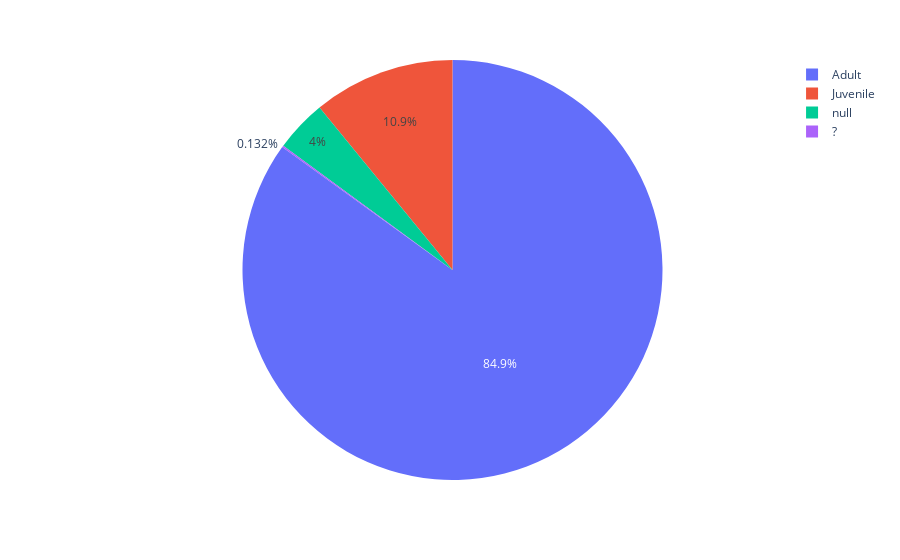

Here is the notebook cell this chart was saved with:
### Code cell
fig1 = px.pie(NYC_squirrel_data, values="approaches", names="age")
fig1.show()

### Figure 1 — Plotly figure (JSON) as saved in the notebook; plotly's stock layout.template omitted (floating-point values rounded to 4 significant figures; data arrays with more than 128 entries replaced by an {"elided": "..."} marker saying what was removed)
{"data": [{"domain": {"x": [0, 1], "y": [0, 1]}, "hovertemplate": "age=%{label}<br>approaches=%{value}<extra></extra>", "labels": {"elided": "3023 str values"}, "legendgroup": "", "name": "", "showlegend": true, "type": "pie", "values": {"elided": "3023 int values"}}], "layout": {"legend": {"tracegroupgap": 0}, "margin": {"t": 60}}}
